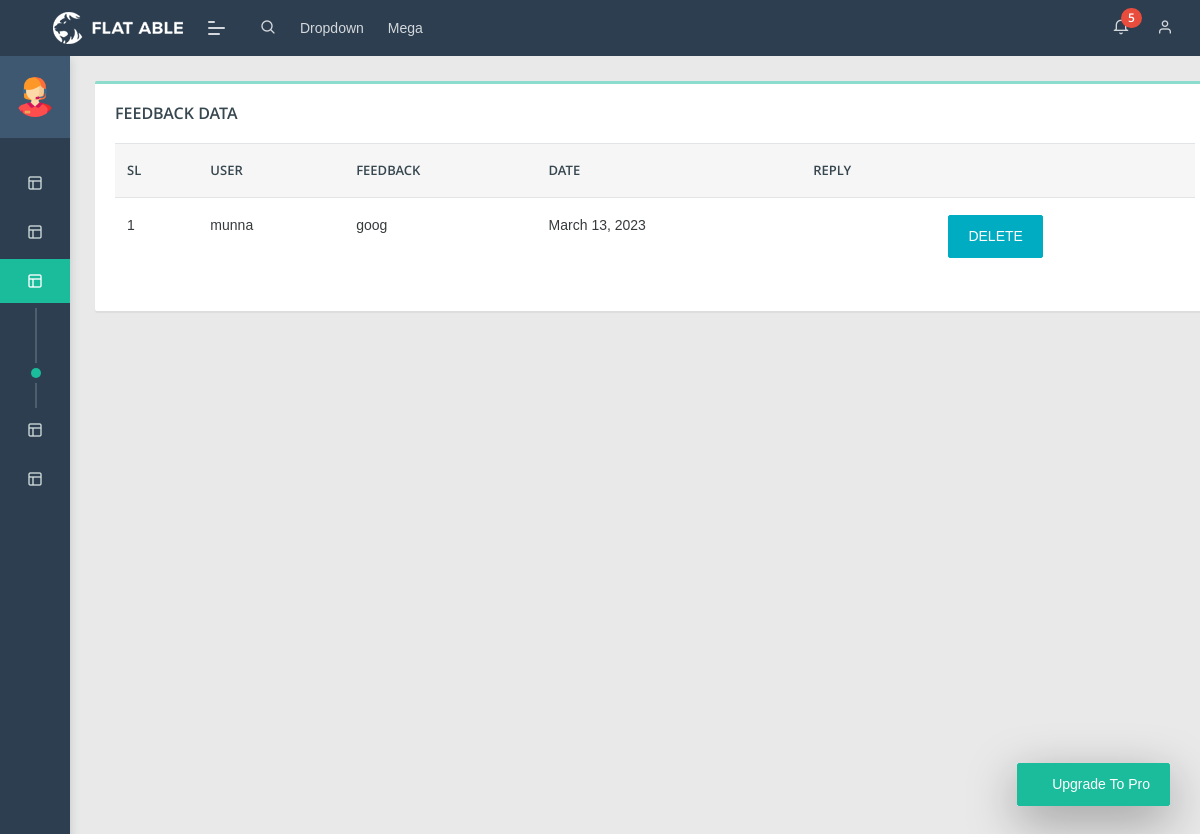
Screenshot of /view (signed in) with the database file from the repository.
### homeservice_app/models.py (models this page shows)
class Complaints(models.Model):
    user = models.ForeignKey(Login, on_delete=models.DO_NOTHING)
    feedback = models.TextField()
    date = models.DateField(auto_now=True)
    reply = models.TextField(null=True, blank=True)

class Login(AbstractUser):
    is_customer=models.BooleanField(default=False)
    is_workers=models.BooleanField(default=False)

### homeservice_app/views.py (the view)
# urls.py: path("view",views.view,name="view"),
@login_required(login_url='loginpage')
def view(request):
    data = Complaints.objects.filter(user=request.user)
    print(data)
    return render(request, "customer/view.html", {"data": data})

### templates/customer/view.html (shortened to what this page needs)
{% extends "customer/customer base.html" %}
{% block content %}
<div class="card" style="width: 70rem;">
    <div class="card-body">
    <h5 class="card-title">FEEDBACK DATA</h5>
        <table class="table">
  <thead>
    <tr>
      <th scope="col">SL</th>
      <th scope="col">USER</th>
      <th scope="col">FEEDBACK</th>
        <th scope="col">DATE</th>
      <th scope="col">REPLY</th>
        <th></th>
    </tr>
  </thead>
  <tbody>
      {% for i in data %}
   <tr>
      <td>{{forloop.counter}}</td>
      <td>{{i.user}}</td>
       <td>{{i.feedback}}</td>
       <td>{{i.date}}</td>
       <td>
       </td>
         <td><a href= "{% url 'del_feedback' i.id %}" class="btn btn-info">DELETE</a></td>
   </tr>
  {% endfor %}
  </tbody>
  </table>
  </div>
</div>
{% endblock %}

### rows the page displays
Complaints: user "munna", feedback "goog", date "March 13, 2023"
